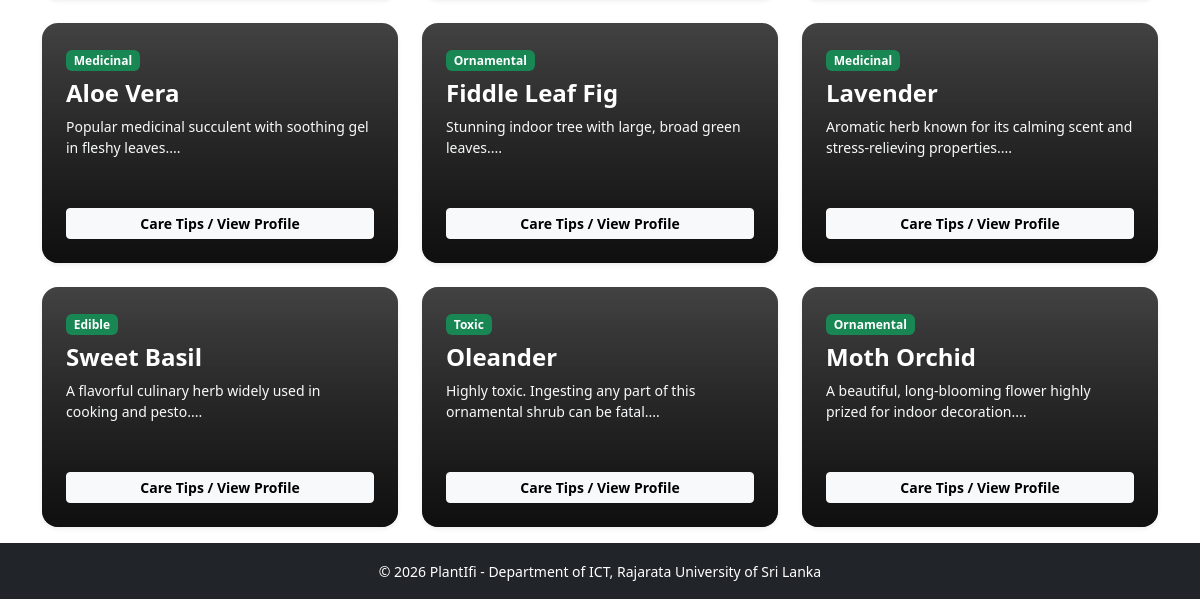
Before: /directory.php (lower part) with the older database file.
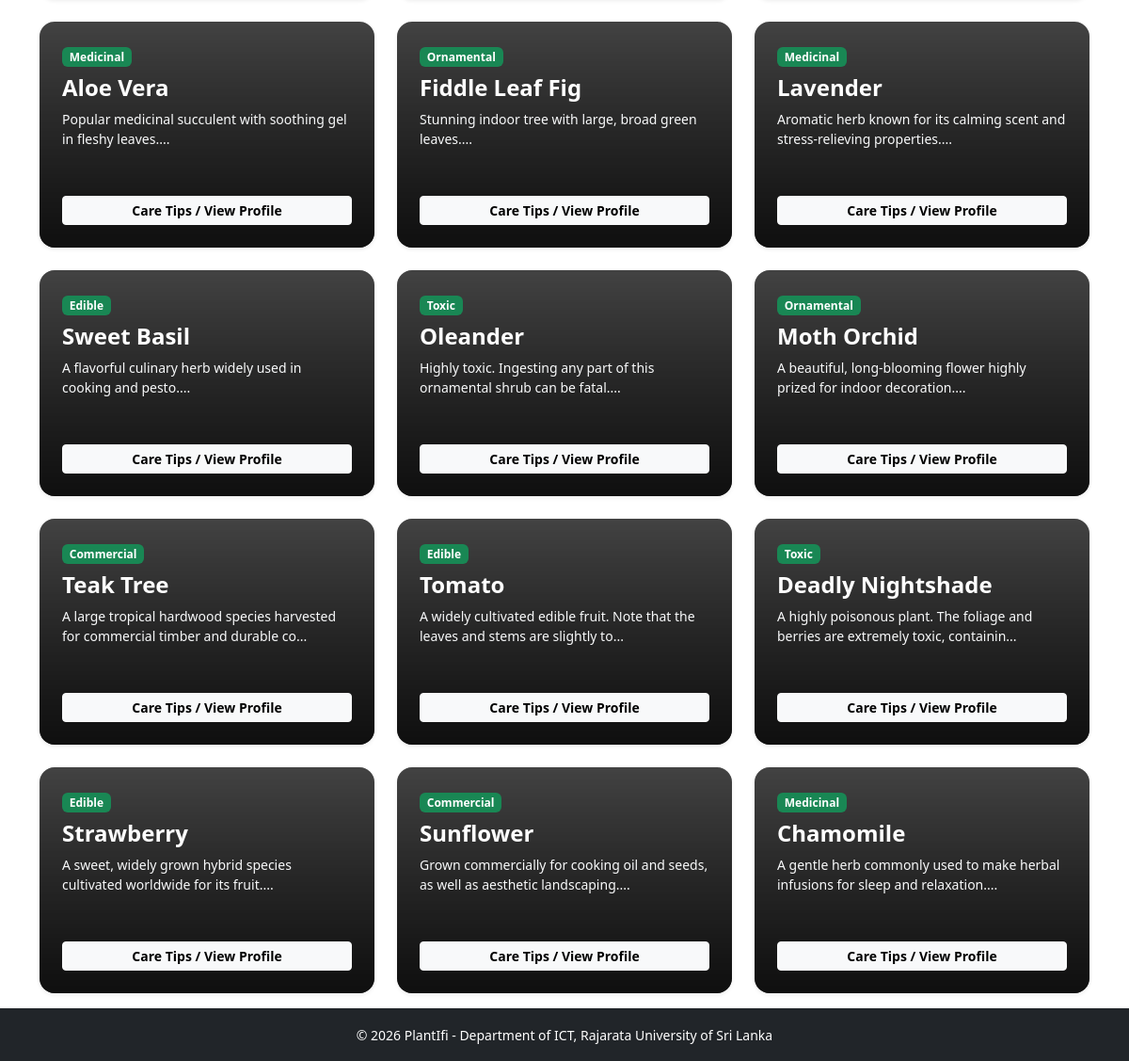
After: the same page with the newer database file.
### tables this page shows
CREATE TABLE IF NOT EXISTS `plants` (
    `id` INT AUTO_INCREMENT PRIMARY KEY,
    `common_name` VARCHAR(100) NOT NULL,
    `scientific_name` VARCHAR(100) NOT NULL,
    `category` ENUM('Edible', 'Toxic', 'Medicinal', 'Commercial', 'Ornamental') NOT NULL,
    `description` TEXT,
    `image_url` VARCHAR(255) DEFAULT NULL,
    `toxicity_level` VARCHAR(50) DEFAULT 'None'
);

### directory.php (the view, shortened to what this page needs)
<?php
require_once 'includes/db.php';
$stmt = $pdo->query("SELECT * FROM plants");
$plants = $stmt->fetchAll();
?>
<!DOCTYPE html>
<html lang="en">
<head>
    <link href="https://cdn.jsdelivr.net/npm/bootstrap@5.3.2/dist/css/bootstrap.min.css" rel="stylesheet">
    <link rel="stylesheet" href="css/style.css">
</head>
<body class="d-flex flex-column min-vh-100">
    <main class="container py-3 flex-grow-1">
        <div class="row g-4" id="plantGrid">
            <?php foreach($plants as $plant): ?>
            <div class="col-md-6 col-lg-4 plant-item" data-name="<?= strtolower(htmlspecialchars($plant['common_name'])) ?>" data-category="<?= strtolower(htmlspecialchars($plant['category'])) ?>">
                <div class="card plant-card-cover rounded-4 p-4 shadow-sm h-100 d-flex flex-column justify-content-between" style="background: linear-gradient(rgba(0,0,0,0.6), rgba(0,0,0,0.7)), url('<?= htmlspecialchars($plant['image_url']) ?>') no-repeat center center / cover;">
                    <div>
                        <span class="badge bg-success mb-2"><?= htmlspecialchars($plant['category']) ?></span>
                        <h4 class="fw-bold text-white"><?= htmlspecialchars($plant['common_name']) ?></h4>
                        <p class="text-light opacity-90 small"><?= htmlspecialchars(substr($plant['description'], 0, 80)) ?>...</p>
                    </div>
                    <div>
                        <a href="details.php?id=<?= $plant['id'] ?>" class="btn btn-light btn-sm fw-semibold shadow-sm px-3 w-100">Care Tips / View Profile</a>
                    </div>
                </div>
            </div>
            <?php endforeach; ?>
        </div>
    </main>
    <footer class="bg-dark text-white text-center py-3 mt-auto">
        <div class="container">
            <small>&copy; 2026 PlantIfi - Department of ICT, Rajarata University of Sri Lanka</small>
        </div>
    </footer>
</body>
</html>

### css/style.css (style rules this page uses)
body { font-family: 'Segoe UI', Tahoma, Geneva, Verdana, sans-serif; background: linear-gradient(rgba(255, 255, 255, 0.88), rgba(255, 255, 255, 0.88)), url('https://images.pexels.com/photos/1072179/pexels-photo-1072179.jpeg?auto=compress&cs=tinysrgb&w=1600') fixed no-repeat center center/cover; min-height: 100vh; }
.plant-card-cover { background-size: cover !important; background-position: center !important; color: #ffffff !important; border: none !important; position: relative; overflow: hidden; min-height: 240px; transition: transform 0.3s ease, box-shadow 0.3s ease; }
.plant-card-cover::before { content: ''; position: absolute; top: 0; left: 0; right: 0; bottom: 0; background: linear-gradient(180deg, rgba(0, 0, 0, 0.35) 0%, rgba(0, 0, 0, 0.8) 100%); z-index: 1; }
.plant-card-cover * { position: relative; z-index: 2; }

Changed rows visible on the page:
added plants: category "Commercial", common_name "Teak Tree", description "A large tropical hardwood species harvested for commercial timber and durable co"
added plants: category "Edible", common_name "Tomato", description "A widely cultivated edible fruit. Note that the leaves and stems are slightly to"
added plants: category "Toxic", common_name "Deadly Nightshade", description "A highly poisonous plant. The foliage and berries are extremely toxic, containin"
added plants: category "Edible", common_name "Strawberry", description "A sweet, widely grown hybrid species cultivated worldwide for its fruit."
added plants: category "Commercial", common_name "Sunflower", description "Grown commercially for cooking oil and seeds, as well as aesthetic landscaping."
added plants: category "Medicinal", common_name "Chamomile", description "A gentle herb commonly used to make herbal infusions for sleep and relaxation."
